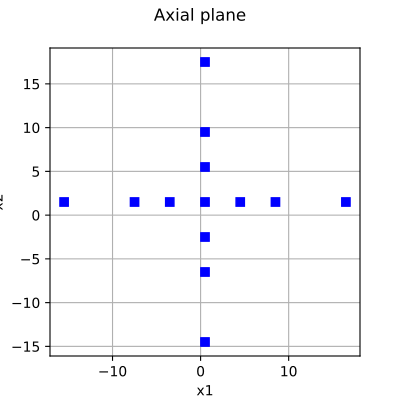

Write the Python code that produced this figure.
import openturns as ot
from matplotlib import pyplot as plt
from openturns.viewer import View

# Generate sample with the given plane
center = [0.5, 1.5]
levels = [4, 8, 16]

myPlane = ot.Axial(center, levels)
sample = myPlane.generate()

# Create the graph
graph = ot.Graph("", "x1", "x2", True, "")
cloud = ot.Cloud(sample, "blue", "fsquare", "")
graph.add(cloud)

# Draw the graph
fig = plt.figure(figsize=(4, 4))
plt.suptitle(sample.getName())
axis = fig.add_subplot(111)
View(graph, figure=fig, axes=[axis], add_legend=False)
axis.set_xlim(auto=True)
